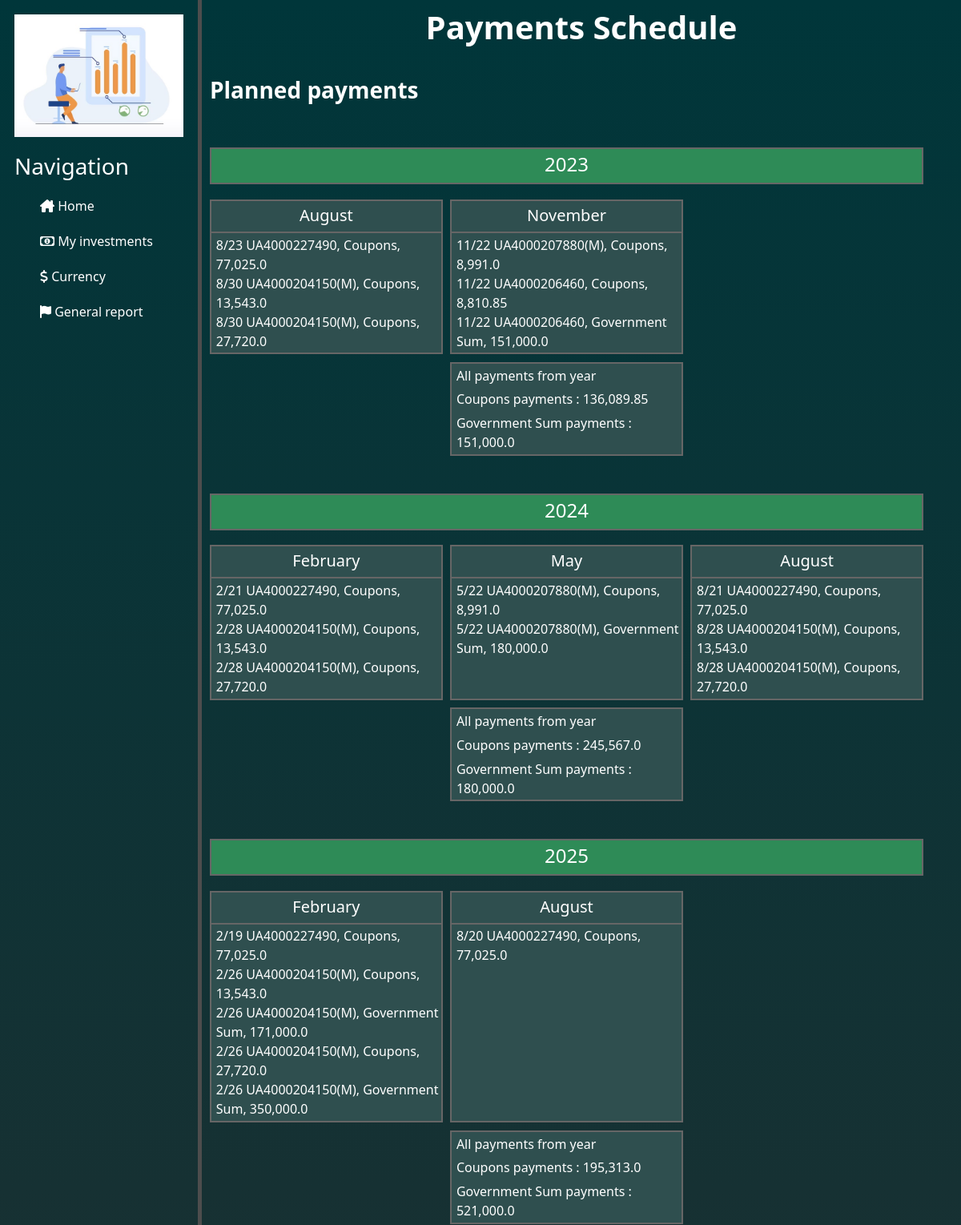
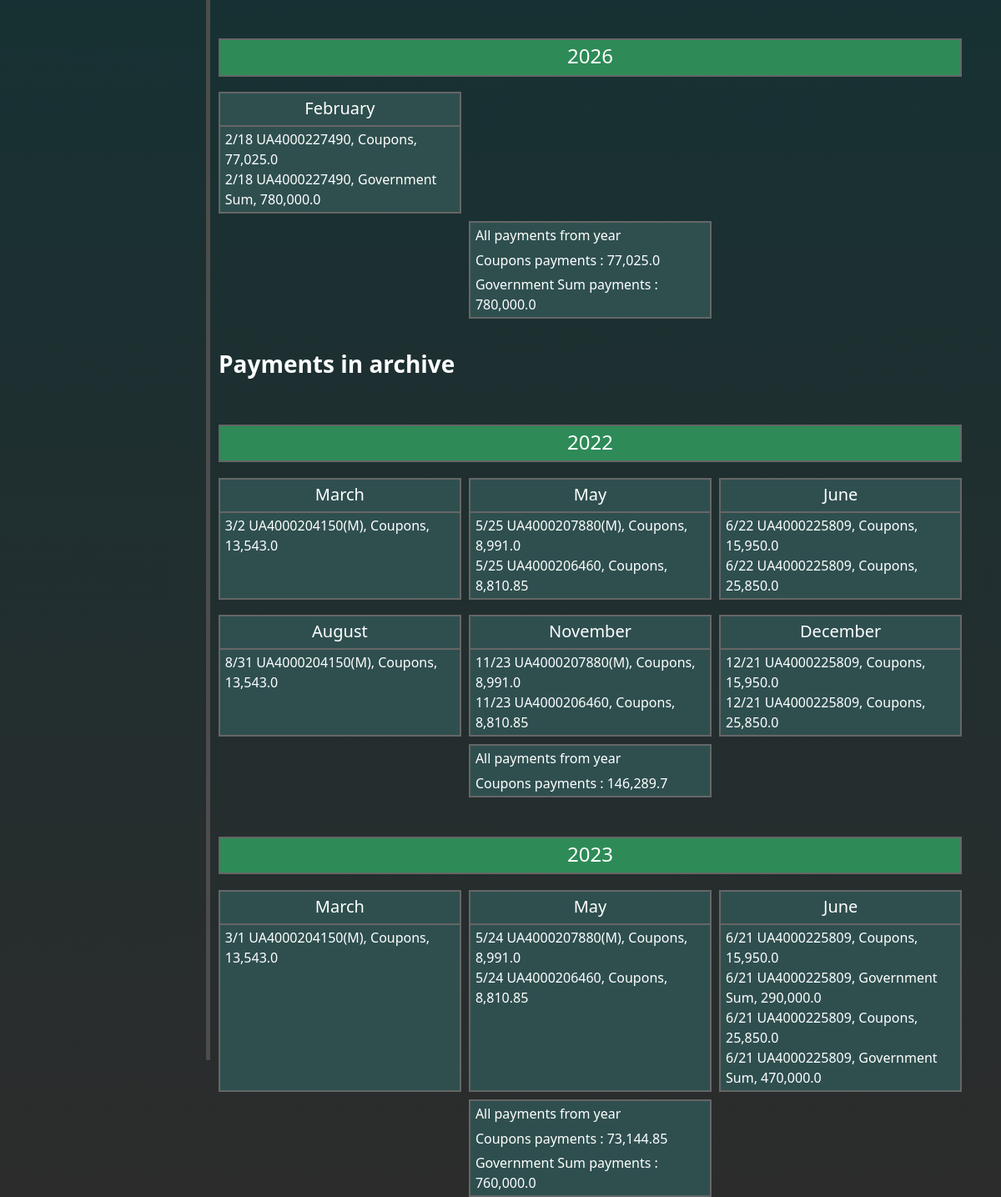
The app's page /governments/payments_schedule with its own data (2 pictures, top to bottom).
### governments/models.py (models this page shows)
class PaymentSchedule(models.Model):
    class Meta:
        db_table = 'payments_schedule'
    payment_type = models.CharField(null=False, max_length=30, blank=False, choices=select_type_payment)
    payment_date = models.DateField()  # Дата виплати
    payment_sum = models.FloatField()  # Сума виплати
    government = models.ForeignKey(Governments, on_delete=models.CASCADE, related_name='payments_schedule')

class Governments(BaseTableForProducts):
    class Meta:
        db_table = 'governments'
    type_gv = models.CharField(null=False, max_length=3, blank=False, choices=select_type_gv)    # Тип ОВДП = YTM/SIM
    coupons = models.IntegerField()               # Кількість придбаних купонів
    coupons_nominal_cost = models.FloatField()    # Номінальна вартість купона
    coupons_current_cost = models.FloatField()    # Фактична(по якій придбав) купон
    bonds_repayment_nominal = models.FloatField() # Загальна виплата по ОВДП згідно номіналу (купони + %)
    bonds_expenses = models.FloatField()          # Витрати на обслуговування ОВДП

### governments/views.py (the view)
# urls.py: path('payments_schedule', views.payments_schedule, name='payments_schedule'),
def payments_schedule(request):
    payments_schedule_active = PaymentSchedule.objects.filter(payment_date__gt=date.today()).order_by('payment_date')
    payments_schedule_archive = PaymentSchedule.objects.filter(payment_date__lte=date.today()).order_by('payment_date')
    period_list_active = forming_period_list(payments_schedule_active)
    year_payments_list_active = forming_year_payments_list(period_list_active, payments_schedule_active)
    period_list_archive = forming_period_list(payments_schedule_archive)
    year_payments_list_archive = forming_year_payments_list(period_list_archive,payments_schedule_archive)
    return render(request, 'governments/payments_schedule.html',{'period_list_active': period_list_active,
                                                                 'period_list_archive': period_list_archive,
                                                                 'year_payments_list_active' : year_payments_list_active,
                                                                 'year_payments_list_archive': year_payments_list_archive,
                                                                 'payments_schedule_active': payments_schedule_active,
                                                                 'payments_schedule_archive': payments_schedule_archive
                                                                 })

### utils/governments/gov_func.py (called while the page is built)
def forming_period_list (date_list):
    period_list = {}
    for date in date_list:
        if date.payment_date.year not in period_list:
            period_list[date.payment_date.year] = []
        if date.payment_date.strftime('%B') not in period_list[date.payment_date.year]:
            period_list[date.payment_date.year].append(date.payment_date.strftime('%B'))
    return period_list

def forming_year_payments_list (period_list, payments_list):
    year_payments_list = {}
    for payment in payments_list:
        for year in period_list:
            if payment.payment_date.year == year:
                if payment.payment_date.year not in year_payments_list:
                    year_payments_list[payment.payment_date.year] = {}
                if payment.payment_type not in year_payments_list[payment.payment_date.year]:
                    year_payments_list[payment.payment_date.year][payment.payment_type]= 0
                year_payments_list[payment.payment_date.year][payment.payment_type] += payment.payment_sum
    return year_payments_list

### governments/templates/governments/payments_schedule.html (shortened to what this page needs)
{% extends 'main/layout.html' %}
{% load humanize %}
{% block content %}
    <div class="block_information_about_deposits">
        <div class="title">
                <h1><b> Payments Schedule </b></h1>
        </div>
        <div class="title_active_deposits">
            <h3><b> Planned payments </b></h3>
        </div>
        {% if payments_schedule_active %}
            <div class="block_governments_payment_schedule">
                {% for year,months in period_list_active.items %}
                    <div class="government_payment_year">
                        <h4> {{ year }} </h4>
                    </div>
                    <div class="government_payment_months">
                        {% for month in months %}
                            <div class="payment_block_month_and_date">
                                <div class="government_payment_month">
                                    <h5> {{ month }} </h5>
                                </div>
                                <div class="government_payment_date">
                                    {% for payment in payments_schedule_active %}
                                        {% if payment.payment_date.year == year and payment.payment_date|date:"F" == month  %}
                                            <div class="government_payments_details">
                                                {{ payment.payment_date.month}}/{{ payment.payment_date.day }}
                                                {{payment.government.name }}, {{ payment.payment_type }},
                                                {{ payment.payment_sum|intcomma }}
                                            </div>
                                        {% endif %}
                                    {% endfor %}
                                </div>
                            </div>
                        {% endfor %}
                    </div>
                    <div class="governments_result_payment_from_year">
                        {% for payment_year, payment_type in year_payments_list_active.items %}
                            {% if payment_year == year %}
                                <div class="coupons_payments_from_year">
                                    All payments from year
                                </div>
                                {% for type, sum in payment_type.items %}
                                    <div id=coupons_payments_from_year class="coupons_payments_from_year">
                                        {{ type }} payments : {{ sum|intcomma }}
                                    </div>
                                {% endfor %}
                            {% endif %}
                        {% endfor %}
                    </div>
                {% endfor %}
            </div>
        {% else %}
            <div class="block_empty_deposits">
                <h5> You have no Payments Schedule </h5>
            </div>
        {% endif %}
    <div class="title_archive_governments">
        <h3><b> Payments in archive </b></h3>
    </div>
        {% if payments_schedule_archive %}
            <div class="block_governments_payment_schedule">
                {% for year,months in period_list_archive.items %}
                    <div class="government_payment_year">
                        <h4> {{ year }} </h4>
                    </div>
                    <div class="government_payment_months">
                        {% for month in months %}
                            <div class="payment_block_month_and_date">
                                <div class="government_payment_month">
                                    <h5> {{ month }} </h5>
                                </div>
                                <div class="government_payment_date">
                                    {% for payment in payments_schedule_archive %}
                                        {% if payment.payment_date.year == year and payment.payment_date|date:"F" == month  %}
                                            <div class="government_payments_details">
                                                <h7>
                                                    {{ payment.payment_date.month}}/{{ payment.payment_date.day }}
                                                    {{payment.government.name }}, {{ payment.payment_type }},
                                                    {{ payment.payment_sum|intcomma }}
                                                </h7>
                                            </div>
                                        {% endif %}
                                    {% endfor %}
                                </div>
                            </div>
                        {% endfor %}
                    </div>
                    <div class="governments_result_payment_from_year">
                        {% for payment_year, payment_type in year_payments_list_archive.items %}
                            {% if payment_year == year %}
                                <div class="coupons_payments_from_year">
                                    All payments from year
                                </div>
                                {% for type, sum in payment_type.items %}
                                    <div id=coupons_payments_from_year class="coupons_payments_from_year">
                                        {{ type }} payments : {{ sum|intcomma }}
                                    </div>
                                {% endfor %}
                            {% endif %}
                        {% endfor %}
                    </div>
                {% endfor %}
            </div>
        {% else %}
            <div class="block_empty_deposits">
                <h5> You have no Payments Schedule </h5>
            </div>
        {% endif %}
    </div>
{% endblock %}

### main/static/main/css/home.css (style rules this page uses)
body { background: linear-gradient(#00363a,#2c2c2c); color: white; }

### operations/static/operations/css/operations.css (style rules this page uses)
.title { text-align: center; padding: 10px; }
.block_information_about_deposits { display: flex; flex-direction: column; }
.title_active_deposits { margin-left: 10px; margin-top: 20px; }

### governments/static/governments/css/payments_schedule.css (style rules this page uses)
.block_governments_payment_schedule { margin-left: 10px; }
.government_payment_months { display: flex; flex-wrap: wrap; column-gap: 1%; }
.government_payment_month { text-align: center; border-bottom: 2px solid #666666; }
.government_payment_month h5 { margin-top: 2%; }
.payment_block_month_and_date { width: 31%; box-sizing: border-box; margin-top: 2%; border: 2px solid #666666; background: darkslategrey; }
.governments_result_payment_from_year { display: flex; flex-direction: column; margin-top: 1%; margin-left: 32%; width: 31%; border: 2px solid #666666; background: darkslategrey; }
div.coupons_payments_from_year, div.governments_payments_from_year { margin-left: 2%; margin-top: 1%; margin-bottom: 1%; }
.title_archive_governments { margin-left: 10px; margin-top: 4%; }
.government_payment_year { margin-top: 5%; width: 95%; border: 2px solid #666666; background: seagreen; }
.government_payment_year h4 { margin-top: 5px; text-align: center; }
.government_payment_date { display: flex; flex-direction: column; margin-top: 1%; margin-bottom: 1%; margin-left: 2%; }

### records on screen
PaymentSchedule: payment_date.month "8", payment_date.day "23", government.name "UA4000227490", payment_type "Coupons", payment_sum "77,025.0", payment_type "Coupons"
PaymentSchedule: payment_date.month "8", payment_date.day "30", government.name "UA4000204150(М)", payment_type "Coupons", payment_sum "13,543.0"
PaymentSchedule: payment_date.month "8", payment_date.day "30", government.name "UA4000204150(М)", payment_type "Coupons", payment_sum "27,720.0"
PaymentSchedule: payment_date.month "11", payment_date.day "22", government.name "UA4000207880(М)", payment_type "Coupons", payment_sum "8,991.0"
PaymentSchedule: payment_date.month "11", payment_date.day "22", government.name "UA4000206460", payment_type "Coupons", payment_sum "8,810.85"
PaymentSchedule: payment_date.month "11", payment_date.day "22", government.name "UA4000206460", payment_type "Government Sum", payment_sum "151,000.0", payment_type "Government Sum"
PaymentSchedule: payment_date.month "2", payment_date.day "21", government.name "UA4000227490", payment_type "Coupons", payment_sum "77,025.0", payment_type "Coupons"
PaymentSchedule: payment_date.month "2", payment_date.day "28", government.name "UA4000204150(М)", payment_type "Coupons", payment_sum "13,543.0"
PaymentSchedule: payment_date.month "2", payment_date.day "28", government.name "UA4000204150(М)", payment_type "Coupons", payment_sum "27,720.0"
PaymentSchedule: payment_date.month "5", payment_date.day "22", government.name "UA4000207880(М)", payment_type "Coupons", payment_sum "8,991.0"
PaymentSchedule: payment_date.month "5", payment_date.day "22", government.name "UA4000207880(М)", payment_type "Government Sum", payment_sum "180,000.0", payment_type "Government Sum"
PaymentSchedule: payment_date.month "8", payment_date.day "21", government.name "UA4000227490", payment_type "Coupons", payment_sum "77,025.0"
PaymentSchedule: payment_date.month "8", payment_date.day "28", government.name "UA4000204150(М)", payment_type "Coupons", payment_sum "13,543.0"
PaymentSchedule: payment_date.month "8", payment_date.day "28", government.name "UA4000204150(М)", payment_type "Coupons", payment_sum "27,720.0"
PaymentSchedule: payment_date.month "2", payment_date.day "19", government.name "UA4000227490", payment_type "Coupons", payment_sum "77,025.0", payment_type "Coupons"
PaymentSchedule: payment_date.month "2", payment_date.day "26", government.name "UA4000204150(М)", payment_type "Coupons", payment_sum "13,543.0"
PaymentSchedule: payment_date.month "2", payment_date.day "26", government.name "UA4000204150(М)", payment_type "Government Sum", payment_sum "171,000.0", payment_type "Government Sum"
PaymentSchedule: payment_date.month "2", payment_date.day "26", government.name "UA4000204150(М)", payment_type "Coupons", payment_sum "27,720.0"
PaymentSchedule: payment_date.month "2", payment_date.day "26", government.name "UA4000204150(М)", payment_type "Government Sum", payment_sum "350,000.0"
PaymentSchedule: payment_date.month "8", payment_date.day "20", government.name "UA4000227490", payment_type "Coupons", payment_sum "77,025.0"
PaymentSchedule: payment_date.month "2", payment_date.day "18", government.name "UA4000227490", payment_type "Coupons", payment_sum "77,025.0", payment_type "Coupons"
PaymentSchedule: payment_date.month "2", payment_date.day "18", government.name "UA4000227490", payment_type "Government Sum", payment_sum "780,000.0", payment_type "Government Sum"
PaymentSchedule: payment_date.month "3", payment_date.day "2", government.name "UA4000204150(М)", payment_type "Coupons", payment_sum "13,543.0", payment_type "Coupons"
PaymentSchedule: payment_date.month "5", payment_date.day "25", government.name "UA4000207880(М)", payment_type "Coupons", payment_sum "8,991.0"
PaymentSchedule: payment_date.month "5", payment_date.day "25", government.name "UA4000206460", payment_type "Coupons", payment_sum "8,810.85"
PaymentSchedule: payment_date.month "6", payment_date.day "22", government.name "UA4000225809", payment_type "Coupons", payment_sum "15,950.0"
PaymentSchedule: payment_date.month "6", payment_date.day "22", government.name "UA4000225809", payment_type "Coupons", payment_sum "25,850.0"
PaymentSchedule: payment_date.month "8", payment_date.day "31", government.name "UA4000204150(М)", payment_type "Coupons", payment_sum "13,543.0"
PaymentSchedule: payment_date.month "11", payment_date.day "23", government.name "UA4000207880(М)", payment_type "Coupons", payment_sum "8,991.0"
PaymentSchedule: payment_date.month "11", payment_date.day "23", government.name "UA4000206460", payment_type "Coupons", payment_sum "8,810.85"
PaymentSchedule: payment_date.month "12", payment_date.day "21", government.name "UA4000225809", payment_type "Coupons", payment_sum "15,950.0"
PaymentSchedule: payment_date.month "12", payment_date.day "21", government.name "UA4000225809", payment_type "Coupons", payment_sum "25,850.0"
PaymentSchedule: payment_date.month "3", payment_date.day "1", government.name "UA4000204150(М)", payment_type "Coupons", payment_sum "13,543.0", payment_type "Coupons"
PaymentSchedule: payment_date.month "5", payment_date.day "24", government.name "UA4000207880(М)", payment_type "Coupons", payment_sum "8,991.0"
PaymentSchedule: payment_date.month "5", payment_date.day "24", government.name "UA4000206460", payment_type "Coupons", payment_sum "8,810.85"
PaymentSchedule: payment_date.month "6", payment_date.day "21", government.name "UA4000225809", payment_type "Coupons", payment_sum "15,950.0"
PaymentSchedule: payment_date.month "6", payment_date.day "21", government.name "UA4000225809", payment_type "Government Sum", payment_sum "290,000.0", payment_type "Government Sum"
PaymentSchedule: payment_date.month "6", payment_date.day "21", government.name "UA4000225809", payment_type "Coupons", payment_sum "25,850.0"
PaymentSchedule: payment_date.month "6", payment_date.day "21", government.name "UA4000225809", payment_type "Government Sum", payment_sum "470,000.0"

### other values on screen
{{ year }} "2023" "2024" "2025" "2026"
{{ month }} "August" "November" "February" "May" "August" "February" "August" "February"
{{ sum|intcomma }} "136,089.85" "151,000.0" "245,567.0" "180,000.0" "195,313.0" "521,000.0" "77,025.0" "780,000.0"
{{ year }} "2022" "2023"
{{ month }} "March" "May" "June" "August" "November" "December" "March" "May" "June"
{{ sum|intcomma }} "146,289.7" "73,144.85" "760,000.0"
